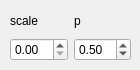
         <widget class="QWidget" name="tab_16">
          <attribute name="title">
           <string>RandomToneCurve</string>
          </attribute>
          <widget class="QWidget" name="gridLayoutWidget_31">
           <property name="geometry">
            <rect>
             <x>10</x>
             <y>10</y>
             <width>121</width>
             <height>51</height>
            </rect>
           </property>
           <layout class="QGridLayout" name="gridLayout_34">
            <item row="0" column="0">
             <widget class="QLabel" name="label_126">
              <property name="text">
               <string>scale</string>
              </property>
             </widget>
            </item>
            <item row="1" column="0">
             <widget class="QDoubleSpinBox" name="sb_rtc_s">
              <property name="maximum">
               <double>1.000000000000000</double>
              </property>
              <property name="singleStep">
               <double>0.100000000000000</double>
              </property>
             </widget>
            </item>
            <item row="0" column="1">
             <widget class="QLabel" name="label_128">
              <property name="text">
               <string>p</string>
              </property>
             </widget>
            </item>
            <item row="1" column="1">
             <widget class="QDoubleSpinBox" name="sb_rtc_p">
              <property name="maximum">
               <double>1.000000000000000</double>
              </property>
              <property name="singleStep">
               <double>0.100000000000000</double>
              </property>
              <property name="value">
               <double>0.500000000000000</double>
              </property>
             </widget>
            </item>
           </layout>
          </widget>
         </widget>
